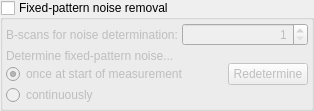
                <widget class="QGroupBox" name="groupBox_fixedPatternNoiseRemoval">
                 <property name="enabled">
                  <bool>true</bool>
                 </property>
                 <property name="title">
                  <string>Fixed-pattern noise removal</string>
                 </property>
                 <property name="flat">
                  <bool>false</bool>
                 </property>
                 <property name="checkable">
                  <bool>true</bool>
                 </property>
                 <property name="checked">
                  <bool>false</bool>
                 </property>
                 <layout class="QVBoxLayout" name="verticalLayout_17">
                  <property name="spacing">
                   <number>0</number>
                  </property>
                  <property name="leftMargin">
                   <number>3</number>
                  </property>
                  <property name="topMargin">
                   <number>3</number>
                  </property>
                  <property name="rightMargin">
                   <number>3</number>
                  </property>
                  <property name="bottomMargin">
                   <number>3</number>
                  </property>
                  <item>
                   <layout class="QHBoxLayout" name="horizontalLayout_29">
                    <property name="spacing">
                     <number>0</number>
                    </property>
                    <item>
                     <widget class="QLabel" name="label_28">
                      <property name="text">
                       <string>B-scans for noise determination: </string>
                      </property>
                      <property name="scaledContents">
                       <bool>false</bool>
                      </property>
                      <property name="wordWrap">
                       <bool>false</bool>
                      </property>
                     </widget>
                    </item>
                    <item>
                     <widget class="QSpinBox" name="spinBox_bscansFixedNoise">
                      <property name="sizePolicy">
                       <sizepolicy hsizetype="Expanding" vsizetype="Fixed">
                        <horstretch>0</horstretch>
                        <verstretch>0</verstretch>
                       </sizepolicy>
                      </property>
                      <property name="alignment">
                       <set>Qt::AlignRight|Qt::AlignTrailing|Qt::AlignVCenter</set>
                      </property>
                      <property name="minimum">
                       <number>1</number>
                      </property>
                      <property name="maximum">
                       <number>999</number>
                      </property>
                     </widget>
                    </item>
                   </layout>
                  </item>
                  <item>
                   <widget class="QLabel" name="label_29">
                    <property name="font">
                     <font>
                      <pointsize>2</pointsize>
                     </font>
                    </property>
                    <property name="text">
                     <string/>
                    </property>
                    <property name="textFormat">
                     <enum>Qt::PlainText</enum>
                    </property>
                   </widget>
                  </item>
                  <item>
                   <widget class="QLabel" name="label_27">
                    <property name="text">
                     <string>Determine fixed-pattern noise...</string>
                    </property>
                   </widget>
                  </item>
                  <item>
                   <layout class="QHBoxLayout" name="horizontalLayout_28">
                    <property name="spacing">
                     <number>0</number>
                    </property>
                    <item>
                     <widget class="QRadioButton" name="radioButton_once">
                      <property name="sizePolicy">
                       <sizepolicy hsizetype="Expanding" vsizetype="Fixed">
                        <horstretch>0</horstretch>
                        <verstretch>0</verstretch>
                       </sizepolicy>
                      </property>
                      <property name="text">
                       <string>once at start of measurement</string>
                      </property>
                      <property name="checked">
                       <bool>true</bool>
                      </property>
                     </widget>
                    </item>
                    <item>
                     <spacer name="horizontalSpacer_9">
                      <property name="orientation">
                       <enum>Qt::Horizontal</enum>
                      </property>
                      <property name="sizeHint" stdset="0">
                       <size>
                        <width>40</width>
                        <height>20</height>
                       </size>
                      </property>
                     </spacer>
                    </item>
                    <item>
                     <widget class="QPushButton" name="pushButton_redetermine">
                      <property name="sizePolicy">
                       <sizepolicy hsizetype="Expanding" vsizetype="Fixed">
                        <horstretch>0</horstretch>
                        <verstretch>0</verstretch>
                       </sizepolicy>
                      </property>
                      <property name="text">
                       <string>Redetermine</string>
                      </property>
                     </widget>
                    </item>
                   </layout>
                  </item>
                  <item>
                   <widget class="QRadioButton" name="radioButton_continuously">
                    <property name="sizePolicy">
                     <sizepolicy hsizetype="Expanding" vsizetype="Fixed">
                      <horstretch>0</horstretch>
                      <verstretch>0</verstretch>
                     </sizepolicy>
                    </property>
                    <property name="text">
                     <string>continuously</string>
                    </property>
                   </widget>
                  </item>
                 </layout>
                </widget>
